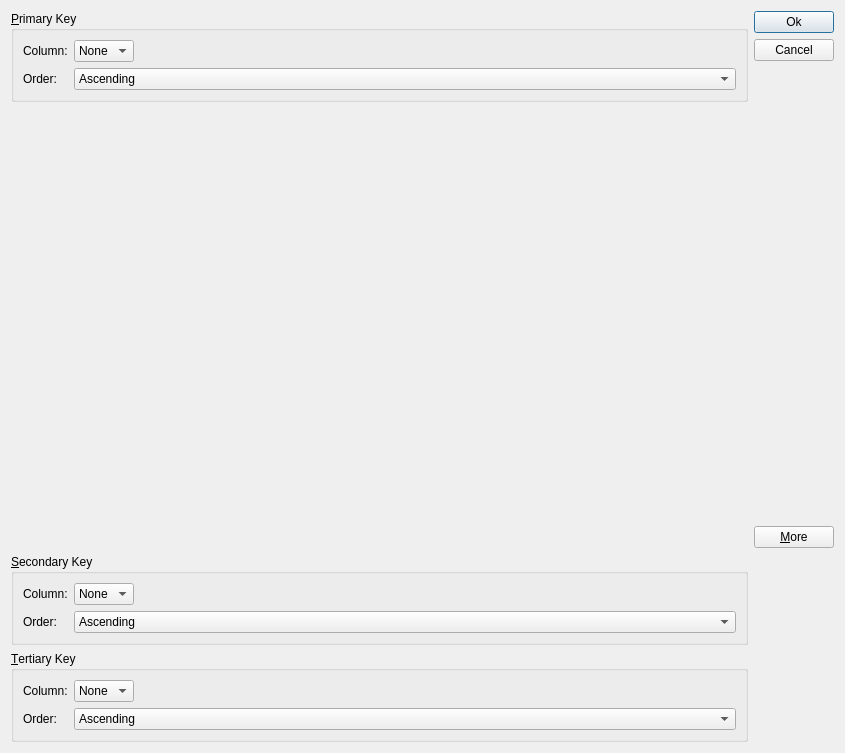
<?xml version="1.0" encoding="UTF-8"?>
<ui version="4.0">
 <class>Sort</class>
 <widget class="QDialog" name="Sort">
  <property name="geometry">
   <rect>
    <x>0</x>
    <y>0</y>
    <width>845</width>
    <height>753</height>
   </rect>
  </property>
  <property name="windowTitle">
   <string>Dialog</string>
  </property>
  <layout class="QGridLayout" name="gridLayout_4">
   <item row="0" column="0">
    <widget class="QGroupBox" name="firstGroupBox">
     <property name="title">
      <string>&amp;Primary Key</string>
     </property>
     <layout class="QGridLayout" name="gridLayout">
      <item row="1" column="0">
       <widget class="QLabel" name="label_2">
        <property name="text">
         <string>Order:</string>
        </property>
       </widget>
      </item>
      <item row="0" column="1">
       <widget class="QComboBox" name="primaryColumnCombo">
        <item>
         <property name="text">
          <string>None</string>
         </property>
        </item>
       </widget>
      </item>
      <item row="0" column="0">
       <widget class="QLabel" name="label">
        <property name="text">
         <string>Column:</string>
        </property>
       </widget>
      </item>
      <item row="1" column="1" colspan="2">
       <widget class="QComboBox" name="primaryOrderCombo">
        <item>
         <property name="text">
          <string>Ascending</string>
         </property>
        </item>
        <item>
         <property name="text">
          <string>Descending</string>
         </property>
        </item>
       </widget>
      </item>
      <item row="0" column="2">
       <spacer name="horizontalSpacer">
        <property name="orientation">
         <enum>Qt::Horizontal</enum>
        </property>
        <property name="sizeHint" stdset="0">
         <size>
          <width>40</width>
          <height>20</height>
         </size>
        </property>
       </spacer>
      </item>
     </layout>
    </widget>
   </item>
   <item row="0" column="1" rowspan="2">
    <layout class="QVBoxLayout" name="verticalLayout">
     <item>
      <widget class="QPushButton" name="okButton">
       <property name="text">
        <string>Ok</string>
       </property>
      </widget>
     </item>
     <item>
      <widget class="QPushButton" name="cancelButton">
       <property name="text">
        <string>Cancel</string>
       </property>
      </widget>
     </item>
     <item>
      <spacer name="verticalSpacer">
       <property name="orientation">
        <enum>Qt::Vertical</enum>
       </property>
       <property name="sizeHint" stdset="0">
        <size>
         <width>20</width>
         <height>0</height>
        </size>
       </property>
      </spacer>
     </item>
     <item>
      <widget class="QPushButton" name="moreButton">
       <property name="text">
        <string>&amp;More</string>
       </property>
       <property name="checkable">
        <bool>true</bool>
       </property>
      </widget>
     </item>
    </layout>
   </item>
   <item row="1" column="0">
    <spacer name="verticalSpacer_2">
     <property name="orientation">
      <enum>Qt::Vertical</enum>
     </property>
     <property name="sizeHint" stdset="0">
      <size>
       <width>20</width>
       <height>0</height>
      </size>
     </property>
    </spacer>
   </item>
   <item row="2" column="0">
    <widget class="QGroupBox" name="secondaryGroupBox">
     <property name="title">
      <string>&amp;Secondary Key</string>
     </property>
     <layout class="QGridLayout" name="gridLayout_2">
      <item row="0" column="0">
       <widget class="QLabel" name="label_3">
        <property name="text">
         <string>Column:</string>
        </property>
       </widget>
      </item>
      <item row="0" column="1">
       <widget class="QComboBox" name="secondaryColumnCombo">
        <item>
         <property name="text">
          <string>None</string>
         </property>
        </item>
       </widget>
      </item>
      <item row="0" column="2">
       <spacer name="horizontalSpacer_2">
        <property name="orientation">
         <enum>Qt::Horizontal</enum>
        </property>
        <property name="sizeHint" stdset="0">
         <size>
          <width>40</width>
          <height>20</height>
         </size>
        </property>
       </spacer>
      </item>
      <item row="1" column="0">
       <widget class="QLabel" name="label_4">
        <property name="text">
         <string>Order:</string>
        </property>
       </widget>
      </item>
      <item row="1" column="1" colspan="2">
       <widget class="QComboBox" name="secondaryOrderCombo">
        <item>
         <property name="text">
          <string>Ascending</string>
         </property>
        </item>
        <item>
         <property name="text">
          <string>Descending</string>
         </property>
        </item>
       </widget>
      </item>
     </layout>
    </widget>
   </item>
   <item row="3" column="0">
    <widget class="QGroupBox" name="tertiaryGroupBox">
     <property name="title">
      <string>&amp;Tertiary Key</string>
     </property>
     <layout class="QGridLayout" name="gridLayout_3">
      <item row="0" column="0">
       <widget class="QLabel" name="label_5">
        <property name="text">
         <string>Column:</string>
        </property>
       </widget>
      </item>
      <item row="0" column="1">
       <widget class="QComboBox" name="tertiaryColumnCombo">
        <item>
         <property name="text">
          <string>None</string>
         </property>
        </item>
       </widget>
      </item>
      <item row="0" column="2">
       <spacer name="horizontalSpacer_3">
        <property name="orientation">
         <enum>Qt::Horizontal</enum>
        </property>
        <property name="sizeHint" stdset="0">
         <size>
          <width>40</width>
          <height>20</height>
         </size>
        </property>
       </spacer>
      </item>
      <item row="1" column="0">
       <widget class="QLabel" name="label_6">
        <property name="text">
         <string>Order:</string>
        </property>
       </widget>
      </item>
      <item row="1" column="1" colspan="2">
       <widget class="QComboBox" name="tertiarydaryOrderCombo">
        <item>
         <property name="text">
          <string>Ascending</string>
         </property>
        </item>
        <item>
         <property name="text">
          <string>Descending</string>
         </property>
        </item>
       </widget>
      </item>
     </layout>
    </widget>
   </item>
  </layout>
 </widget>
 <tabstops>
  <tabstop>primaryColumnCombo</tabstop>
  <tabstop>primaryOrderCombo</tabstop>
  <tabstop>secondaryColumnCombo</tabstop>
  <tabstop>secondaryOrderCombo</tabstop>
  <tabstop>tertiaryColumnCombo</tabstop>
  <tabstop>tertiarydaryOrderCombo</tabstop>
  <tabstop>okButton</tabstop>
  <tabstop>cancelButton</tabstop>
  <tabstop>moreButton</tabstop>
 </tabstops>
 <resources/>
 <connections>
  <connection>
   <sender>okButton</sender>
   <signal>clicked()</signal>
   <receiver>Sort</receiver>
   <slot>accept()</slot>
   <hints>
    <hint type="sourcelabel">
     <x>617</x>
     <y>25</y>
    </hint>
    <hint type="destinationlabel">
     <x>378</x>
     <y>180</y>
    </hint>
   </hints>
  </connection>
  <connection>
   <sender>cancelButton</sender>
   <signal>clicked()</signal>
   <receiver>Sort</receiver>
   <slot>reject()</slot>
   <hints>
    <hint type="sourcelabel">
     <x>640</x>
     <y>60</y>
    </hint>
    <hint type="destinationlabel">
     <x>477</x>
     <y>212</y>
    </hint>
   </hints>
  </connection>
  <connection>
   <sender>moreButton</sender>
   <signal>toggled(bool)</signal>
   <receiver>secondaryGroupBox</receiver>
   <slot>setVisible(bool)</slot>
   <hints>
    <hint type="sourcelabel">
     <x>603</x>
     <y>480</y>
    </hint>
    <hint type="destinationlabel">
     <x>507</x>
     <y>523</y>
    </hint>
   </hints>
  </connection>
  <connection>
   <sender>moreButton</sender>
   <signal>toggled(bool)</signal>
   <receiver>tertiaryGroupBox</receiver>
   <slot>setVisible(bool)</slot>
   <hints>
    <hint type="sourcelabel">
     <x>629</x>
     <y>469</y>
    </hint>
    <hint type="destinationlabel">
     <x>537</x>
     <y>627</y>
    </hint>
   </hints>
  </connection>
 </connections>
</ui>
